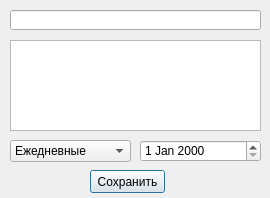
<?xml version="1.0" encoding="UTF-8"?>
<ui version="4.0">
 <class>Dialog</class>
 <widget class="QDialog" name="Dialog">
  <property name="geometry">
   <rect>
    <x>0</x>
    <y>0</y>
    <width>270</width>
    <height>198</height>
   </rect>
  </property>
  <property name="windowTitle">
   <string>Edit task</string>
  </property>
  <widget class="QPushButton" name="button_add_task">
   <property name="geometry">
    <rect>
     <x>90</x>
     <y>170</y>
     <width>75</width>
     <height>23</height>
    </rect>
   </property>
   <property name="text">
    <string>Сохранить</string>
   </property>
  </widget>
  <widget class="QLineEdit" name="input_taskname_line">
   <property name="geometry">
    <rect>
     <x>10</x>
     <y>10</y>
     <width>251</width>
     <height>20</height>
    </rect>
   </property>
   <property name="accessibleName">
    <string/>
   </property>
   <property name="accessibleDescription">
    <string/>
   </property>
   <property name="inputMask">
    <string/>
   </property>
   <property name="text">
    <string/>
   </property>
  </widget>
  <widget class="QComboBox" name="input_type_task_box">
   <property name="geometry">
    <rect>
     <x>10</x>
     <y>140</y>
     <width>121</width>
     <height>22</height>
    </rect>
   </property>
   <item>
    <property name="text">
     <string>Ежедневные</string>
    </property>
   </item>
   <item>
    <property name="text">
     <string>Домашние</string>
    </property>
   </item>
   <item>
    <property name="text">
     <string>Работа</string>
    </property>
   </item>
  </widget>
  <widget class="QTextEdit" name="input_addinfo_textline">
   <property name="geometry">
    <rect>
     <x>10</x>
     <y>40</y>
     <width>251</width>
     <height>91</height>
    </rect>
   </property>
  </widget>
  <widget class="QDateEdit" name="input_date_task_box">
   <property name="geometry">
    <rect>
     <x>140</x>
     <y>140</y>
     <width>121</width>
     <height>22</height>
    </rect>
   </property>
  </widget>
 </widget>
 <resources/>
 <connections/>
</ui>
